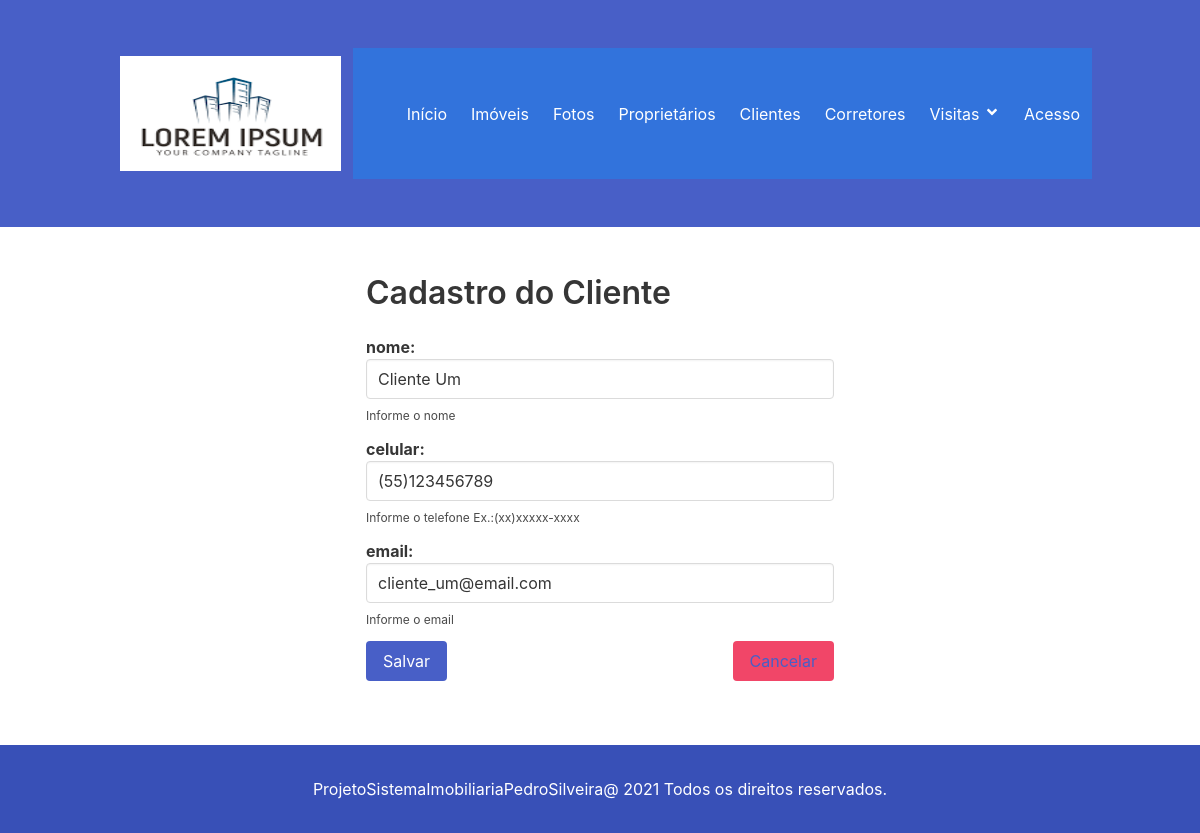
The page /1/clientes/editar/ on the database its author committed.
### agenda/models.py (models this page shows, shortened)
class Cliente(models.Model):
    nome = models.CharField('Nome', max_length=35, help_text='Informe o nome')
    celular = models.CharField('Celular', max_length=14, help_text='Informe o telefone Ex.:(xx)xxxxx-xxxx')
    email = models.EmailField('Email', max_length=100, help_text='Informe o email')
    class Meta:
        verbose_name = 'Cliente'
        verbose_name_plural = 'Clientes'

### agenda/views.py (the view)
# urls.py: path('<int:pk>/clientes/editar/', ClientesUpDateView.as_view(), name='cliente_editar'),
class ClientesUpDateView(UpdateView):
    form_class = ClienteModelForm
    model = Cliente
    template_name = 'cliente_form.html'
    success_url = reverse_lazy('clientes')

### agenda/forms.py
class ClienteModelForm(forms.ModelForm):
    class Meta:
        model = Cliente
        fields = '__all__'
        widgets = {
            'nome': forms.TextInput(
                attrs={'class': 'input', 'type': 'text', 'placeholder': 'Digite o nome do Cliente'}),
            'celular': forms.TextInput(
                attrs={'class': 'input', 'type': 'tel', 'placeholder': 'Digite o telefone do Cliente'}),
            'email': forms.EmailInput(
                attrs={'class': 'input', 'type': 'mail', 'placeholder': 'Digite o email  do Cliente'}),
        }

### agenda/templates/cliente_form.html (shortened to what this page needs)
{% extends 'base.html' %}
{% block content %}
<section class="section">
    <div class="container">
        <div class="columns is-mobile">
            <div class="column is-half is-offset-one-quarter">
                <h3 class="title is-size-3">Cadastro do Cliente</h3>
                <form method="POST" enctype="multipart/form-data">
                    {% for field in form %}
                        <div class="field">
                        {% if field.html_name == 'foto' %}
                            {% if field.value is not empty %}
                                <img src="{{ foto.foto.thumb.url }}" class="img-fluid" alt=""/>
                                <label class="label is-capitalized"> {{ field }}</label>
                            {% else %}
                                <label class="label is capitalized"> {{ field.html_name }}: {{ field }}</label>
                            {% endif %}
                            {% else %}
                                <label class="label is capitalized"> {{ field.html_name }}: {{ field }}</label>
                            {% endif %}
                            {% if field.help_text %}
                                <p class="help">{{ field.help_text }}</p>
                            {% endif %}
                        </div>
                    {% endfor %}
                    <button class="button is-link is-primary" type="submit">Salvar</button>
                    <button class="button is-danger is-pulled-right" type="reset">
                        <a href="{% url 'clientes' %}">Cancelar</a>
                    </button>
                </form>
            </div>
        </div>
    </div>
</section>
{% endblock %}

### rows shown on the page
Cliente: form "Cliente Um" "(55)123456789" "cliente_um@email.com"

### other values the page prints
{{ field.html_name }} "nome" "celular" "email"
{{ field.help_text }} "Informe o nome" "Informe o telefone Ex.:(xx)xxxxx-xxxx" "Informe o email"
